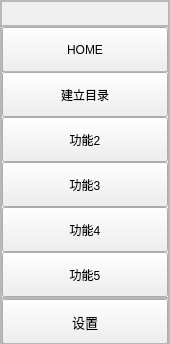
        <widget class="QFrame" name="LeftBar">
         <property name="minimumSize">
          <size>
           <width>170</width>
           <height>0</height>
          </size>
         </property>
         <property name="maximumSize">
          <size>
           <width>60</width>
           <height>16777215</height>
          </size>
         </property>
         <property name="frameShape">
          <enum>QFrame::StyledPanel</enum>
         </property>
         <property name="frameShadow">
          <enum>QFrame::Raised</enum>
         </property>
         <layout class="QVBoxLayout" name="verticalLayout">
          <property name="spacing">
           <number>0</number>
          </property>
          <property name="leftMargin">
           <number>0</number>
          </property>
          <property name="topMargin">
           <number>0</number>
          </property>
          <property name="rightMargin">
           <number>0</number>
          </property>
          <property name="bottomMargin">
           <number>0</number>
          </property>
          <item>
           <widget class="QFrame" name="LeftMidMenuTop">
            <property name="minimumSize">
             <size>
              <width>0</width>
              <height>25</height>
             </size>
            </property>
            <property name="maximumSize">
             <size>
              <width>16777215</width>
              <height>25</height>
             </size>
            </property>
            <property name="frameShape">
             <enum>QFrame::StyledPanel</enum>
            </property>
            <property name="frameShadow">
             <enum>QFrame::Raised</enum>
            </property>
            <layout class="QHBoxLayout" name="horizontalLayout_5">
             <property name="spacing">
              <number>0</number>
             </property>
             <property name="leftMargin">
              <number>0</number>
             </property>
             <property name="topMargin">
              <number>0</number>
             </property>
             <property name="rightMargin">
              <number>0</number>
             </property>
             <property name="bottomMargin">
              <number>0</number>
             </property>
            </layout>
           </widget>
          </item>
          <item>
           <widget class="QFrame" name="LeftMidMenuHill">
            <property name="maximumSize">
             <size>
              <width>16777215</width>
              <height>45</height>
             </size>
            </property>
            <property name="frameShape">
             <enum>QFrame::StyledPanel</enum>
            </property>
            <property name="frameShadow">
             <enum>QFrame::Raised</enum>
            </property>
            <layout class="QVBoxLayout" name="verticalLayout_5">
             <property name="spacing">
              <number>0</number>
             </property>
             <property name="leftMargin">
              <number>0</number>
             </property>
             <property name="topMargin">
              <number>0</number>
             </property>
             <property name="rightMargin">
              <number>0</number>
             </property>
             <property name="bottomMargin">
              <number>0</number>
             </property>
             <item>
              <widget class="QPushButton" name="btn_home">
               <property name="minimumSize">
                <size>
                 <width>0</width>
                 <height>45</height>
                </size>
               </property>
               <property name="cursor">
                <cursorShape>ArrowCursor</cursorShape>
               </property>
               <property name="styleSheet">
                <string notr="true">background-image: url(:/Icon/images/icons/cil-home.png);</string>
               </property>
               <property name="text">
                <string>HOME</string>
               </property>
              </widget>
             </item>
            </layout>
           </widget>
          </item>
          <item>
           <widget class="QFrame" name="LeftMidMenu">
            <property name="maximumSize">
             <size>
              <width>16777215</width>
              <height>230</height>
             </size>
            </property>
            <property name="frameShape">
             <enum>QFrame::StyledPanel</enum>
            </property>
            <property name="frameShadow">
             <enum>QFrame::Raised</enum>
            </property>
            <layout class="QVBoxLayout" name="verticalLayout_6">
             <property name="spacing">
              <number>0</number>
             </property>
             <property name="leftMargin">
              <number>0</number>
             </property>
             <property name="topMargin">
              <number>0</number>
             </property>
             <property name="rightMargin">
              <number>0</number>
             </property>
             <property name="bottomMargin">
              <number>0</number>
             </property>
             <item>
              <widget class="QPushButton" name="btn_dir">
               <property name="minimumSize">
                <size>
                 <width>0</width>
                 <height>45</height>
                </size>
               </property>
               <property name="styleSheet">
                <string notr="true">background-image: url(:/Icon/images/icons/cil-menu.png);</string>
               </property>
               <property name="text">
                <string>建立目录</string>
               </property>
              </widget>
             </item>
             <item>
              <widget class="QPushButton" name="btn_2">
               <property name="minimumSize">
                <size>
                 <width>0</width>
                 <height>45</height>
                </size>
               </property>
               <property name="styleSheet">
                <string notr="true">background-image: url(:/Icon/images/icons/cil-gamepad.png);</string>
               </property>
               <property name="text">
                <string>功能2</string>
               </property>
              </widget>
             </item>
             <item>
              <widget class="QPushButton" name="btn_3">
               <property name="minimumSize">
                <size>
                 <width>0</width>
                 <height>45</height>
                </size>
               </property>
               <property name="styleSheet">
                <string notr="true">background-image: url(:/Icon/images/icons/cil-file.png);</string>
               </property>
               <property name="text">
                <string>功能3</string>
               </property>
              </widget>
             </item>
             <item>
              <widget class="QPushButton" name="btn_4">
               <property name="minimumSize">
                <size>
                 <width>0</width>
                 <height>45</height>
                </size>
               </property>
               <property name="styleSheet">
                <string notr="true">background-image: url(:/Icon/images/icons/cil-save.png);</string>
               </property>
               <property name="text">
                <string>功能4</string>
               </property>
              </widget>
             </item>
             <item>
              <widget class="QPushButton" name="btn_5">
               <property name="minimumSize">
                <size>
                 <width>0</width>
                 <height>45</height>
                </size>
               </property>
               <property name="styleSheet">
                <string notr="true">background-image: url(:/Icon/images/icons/cil-x.png);</string>
               </property>
               <property name="text">
                <string>功能5</string>
               </property>
              </widget>
             </item>
            </layout>
           </widget>
          </item>
          <item>
           <widget class="QFrame" name="frame_3">
            <property name="frameShape">
             <enum>QFrame::StyledPanel</enum>
            </property>
            <property name="frameShadow">
             <enum>QFrame::Raised</enum>
            </property>
           </widget>
          </item>
          <item>
           <widget class="QFrame" name="LeftMidMenuDwn">
            <property name="maximumSize">
             <size>
              <width>16777215</width>
              <height>45</height>
             </size>
            </property>
            <property name="frameShape">
             <enum>QFrame::StyledPanel</enum>
            </property>
            <property name="frameShadow">
             <enum>QFrame::Raised</enum>
            </property>
            <layout class="QVBoxLayout" name="verticalLayout_3">
             <property name="spacing">
              <number>0</number>
             </property>
             <property name="leftMargin">
              <number>0</number>
             </property>
             <property name="topMargin">
              <number>0</number>
             </property>
             <property name="rightMargin">
              <number>0</number>
             </property>
             <property name="bottomMargin">
              <number>0</number>
             </property>
             <item>
              <widget class="QPushButton" name="toggleLeftBox">
               <property name="sizePolicy">
                <sizepolicy hsizetype="Expanding" vsizetype="Fixed">
                 <horstretch>0</horstretch>
                 <verstretch>0</verstretch>
                </sizepolicy>
               </property>
               <property name="minimumSize">
                <size>
                 <width>0</width>
                 <height>45</height>
                </size>
               </property>
               <property name="font">
                <font>
                 <family>微软雅黑</family>
                 <pointsize>10</pointsize>
                 <italic>false</italic>
                 <bold>false</bold>
                 <stylestrategy>PreferAntialias</stylestrategy>
                 <kerning>true</kerning>
                </font>
               </property>
               <property name="cursor">
                <cursorShape>PointingHandCursor</cursorShape>
               </property>
               <property name="styleSheet">
                <string notr="true"/>
               </property>
               <property name="text">
                <string>设置</string>
               </property>
               <property name="autoDefault">
                <bool>false</bool>
               </property>
               <property name="default">
                <bool>false</bool>
               </property>
               <property name="flat">
                <bool>false</bool>
               </property>
              </widget>
             </item>
            </layout>
           </widget>
          </item>
         </layout>
        </widget>
